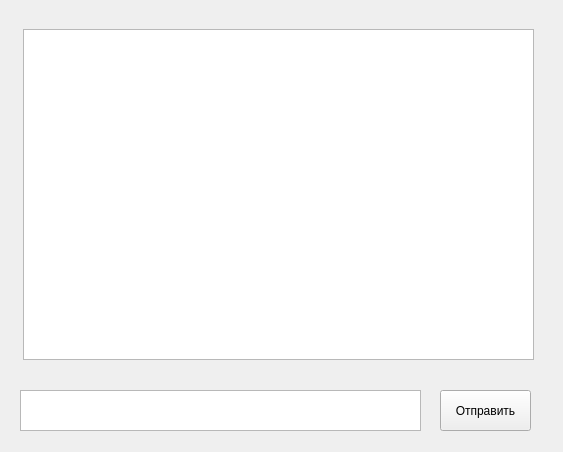
<?xml version="1.0" encoding="UTF-8"?>
<ui version="4.0">
 <class>MainWindow</class>
 <widget class="QMainWindow" name="MainWindow">
  <property name="geometry">
   <rect>
    <x>0</x>
    <y>0</y>
    <width>563</width>
    <height>452</height>
   </rect>
  </property>
  <property name="windowTitle">
   <string>MainWindow</string>
  </property>
  <widget class="QWidget" name="centralwidget">
   <widget class="QTextEdit" name="chat">
    <property name="geometry">
     <rect>
      <x>23</x>
      <y>29</y>
      <width>511</width>
      <height>331</height>
     </rect>
    </property>
    <property name="readOnly">
     <bool>true</bool>
    </property>
   </widget>
   <widget class="QTextEdit" name="enter">
    <property name="geometry">
     <rect>
      <x>20</x>
      <y>390</y>
      <width>401</width>
      <height>41</height>
     </rect>
    </property>
   </widget>
   <widget class="QPushButton" name="send">
    <property name="geometry">
     <rect>
      <x>440</x>
      <y>390</y>
      <width>91</width>
      <height>41</height>
     </rect>
    </property>
    <property name="text">
     <string>Отправить</string>
    </property>
    <property name="shortcut">
     <string>Ctrl+Return</string>
    </property>
   </widget>
  </widget>
 </widget>
 <resources/>
 <connections/>
</ui>
